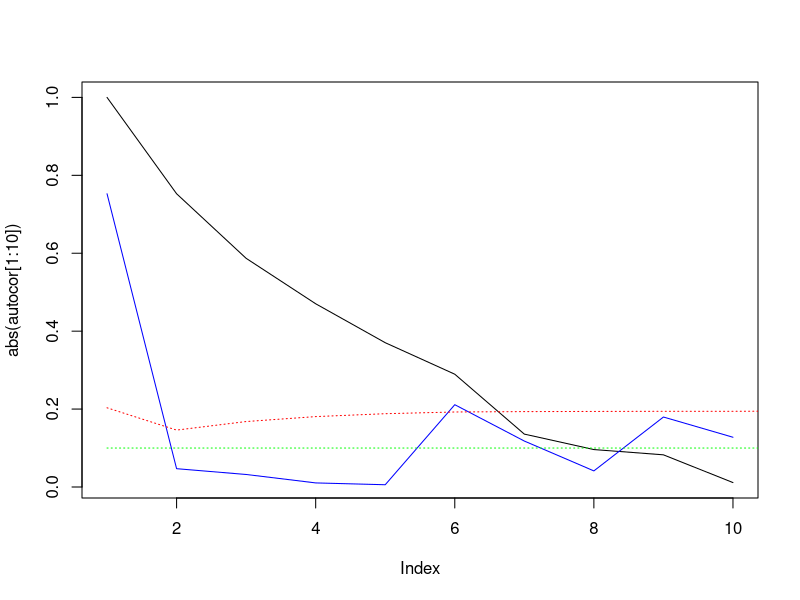

Generate this figure with R:
n <-100

# autoregression process model
p <- 2
fi <- c(0.5, 0.2)
AR <- rep(0, n)
eps <- rnorm(n, mean = 0, sd = (2.36)^(1/2))
for (t in (p+1):n){
  AR[t] <- eps[t]+sum(fi[1:p]*AR[(t-1):(t-p)])
}

# moving average process model
q <- 2
teta <- c(-0.4, 0.05)
MA <- rep(0, n)
eps <- rnorm(n, mean = 0, sd = 1)
for (i in (q+1):n){
  MA[i] <- eps[i]-sum(teta*eps[(i-1):(i-q)])
}

#autoregression of moving average process model
ARMA <- rep(0, n)
eps <- rnorm(n, mean = 0, sd = 1)
for (t in (p+1):n){
  ARMA[t] <- sum(fi*ARMA[(t-1):(t-p)]) + eps[t] + sum(-teta*eps[(t-1):(t-q)])
}

x <- ARMA
autocov <- vector(length = n)
for (k in 1:n)
  autocov[k] <- mean(x[1:(n-k+1)]*x[k:n])

autocor <- autocov/autocov[1]

plot(abs(autocor[1:10]), type = "l")

privautocor <- vector(length = n)
# for (k in 1:(n-1)){
#   A <- vector(length=k*k)
#   dim(A) <- c(k, k)
#   for (i in 1:k)
#     for (j in 1:k)
#       A[i,j] <- autocor[abs(i-j)+1]
#   B <- A
#   B[, k] <- autocor[2:(k+1)]
#   privautocor[k] <- det(B)/det(A)
# }
for (k in 1:10){
  A <- vector(length=k*k)
  dim(A) <- c(k,k)
  for (i in 1:k)
    for (j in 1:k)
      A[i,j] <- autocor[abs(i-j)+1]
  b <- vector(length=k)
  b <- autocor[2:(k+1)]
  privautocor[k] <- solve(a = A, b = b)[k] 
}

lines(abs(privautocor[1:10]), col = 'blue')
sdCor <- vector(length = n)
for (k in 1:n)
  sdCor[k] <- (1/n*(1+2*(sum(autocor[2:k]^2))))^(1/2)
sdPrCor <- rep((1/n)^(1/2), k)

lines(sdCor, lty = 3, col = 'red')
lines(sdPrCor, lty = 3, col = 'green')
